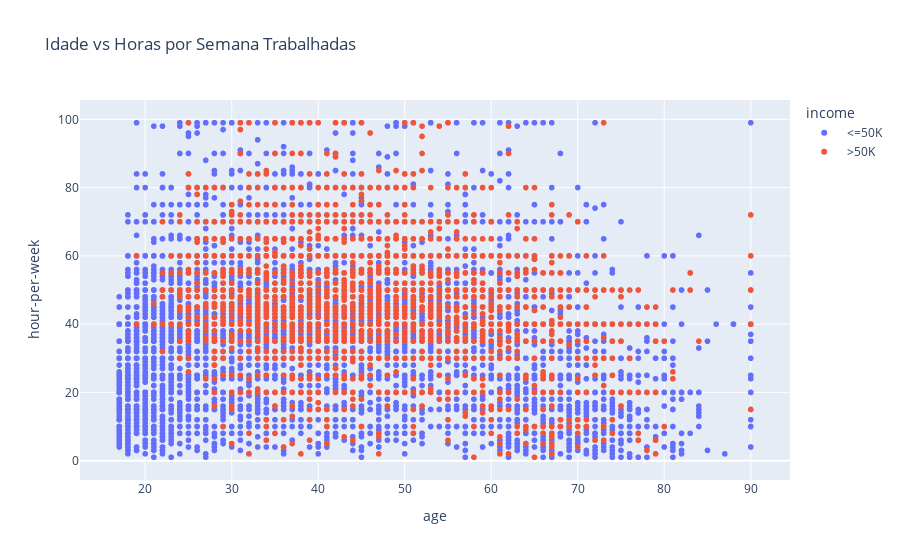

The notebook cell this image was saved under:
### Code cell
gr = px.scatter(df, x='age', y='hour-per-week', color='income', title='Idade vs Horas por Semana Trabalhadas')
gr.show()

### Figure 1 — Plotly figure (JSON) as saved in the notebook; plotly's stock layout.template omitted (floating-point values rounded to 4 significant figures; data arrays with more than 128 entries replaced by an {"elided": "..."} marker saying what was removed)
{"data": [{"hovertemplate": "income= <=50K<br>age=%{x}<br>hour-per-week=%{y}<extra></extra>", "legendgroup": " <=50K", "marker": {"color": "#636efa", "symbol": "circle"}, "mode": "markers", "name": " <=50K", "showlegend": true, "type": "scattergl", "x": {"elided": "24720 int values"}, "xaxis": "x", "y": {"elided": "24720 int values"}, "yaxis": "y"}, {"hovertemplate": "income= >50K<br>age=%{x}<br>hour-per-week=%{y}<extra></extra>", "legendgroup": " >50K", "marker": {"color": "#EF553B", "symbol": "circle"}, "mode": "markers", "name": " >50K", "showlegend": true, "type": "scattergl", "x": {"elided": "7841 int values"}, "xaxis": "x", "y": {"elided": "7841 int values"}, "yaxis": "y"}], "layout": {"legend": {"title": {"text": "income"}, "tracegroupgap": 0}, "title": {"text": "Idade vs Horas por Semana Trabalhadas"}, "xaxis": {"anchor": "y", "domain": [0, 1], "title": {"text": "age"}}, "yaxis": {"anchor": "x", "domain": [0, 1], "title": {"text": "hour-per-week"}}}}
